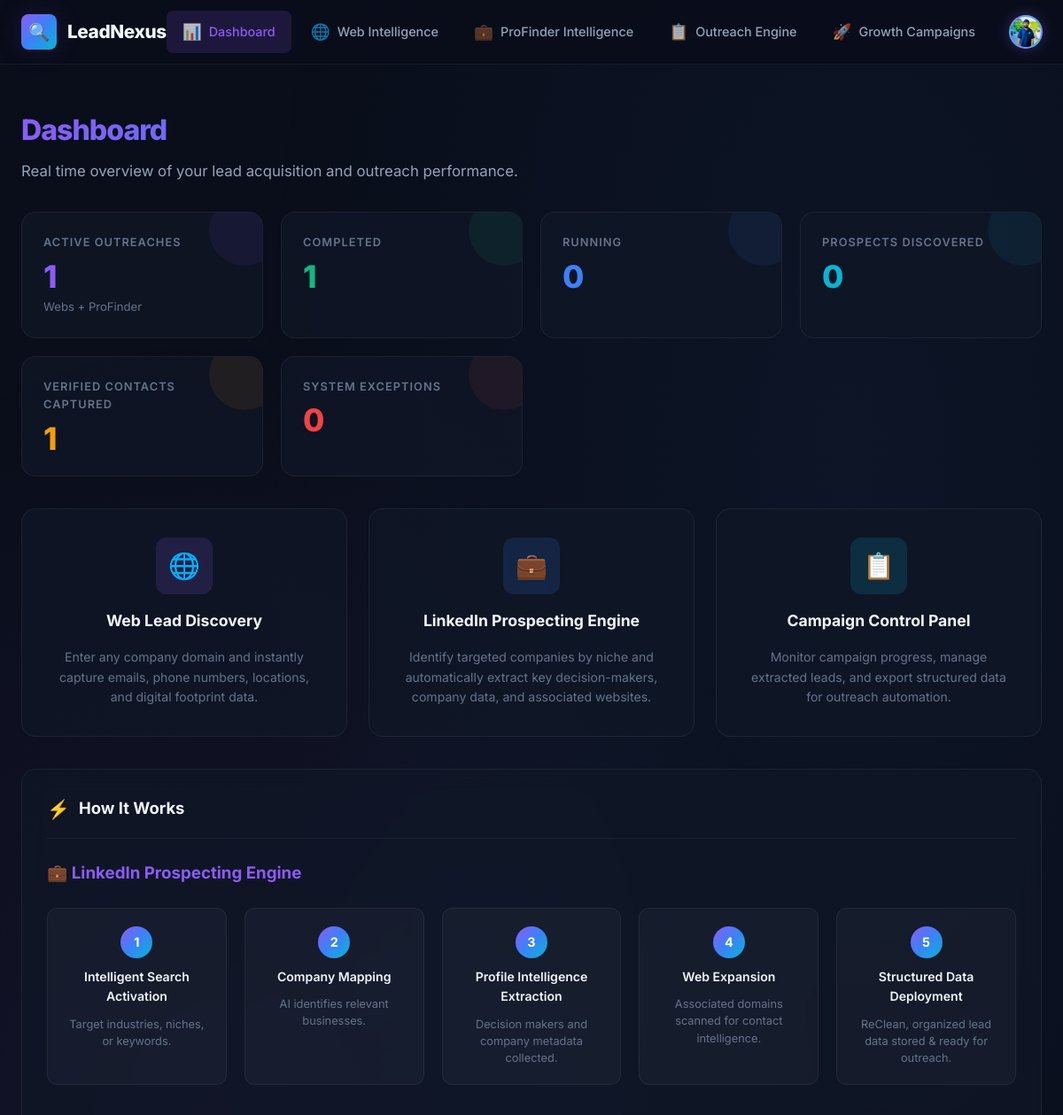
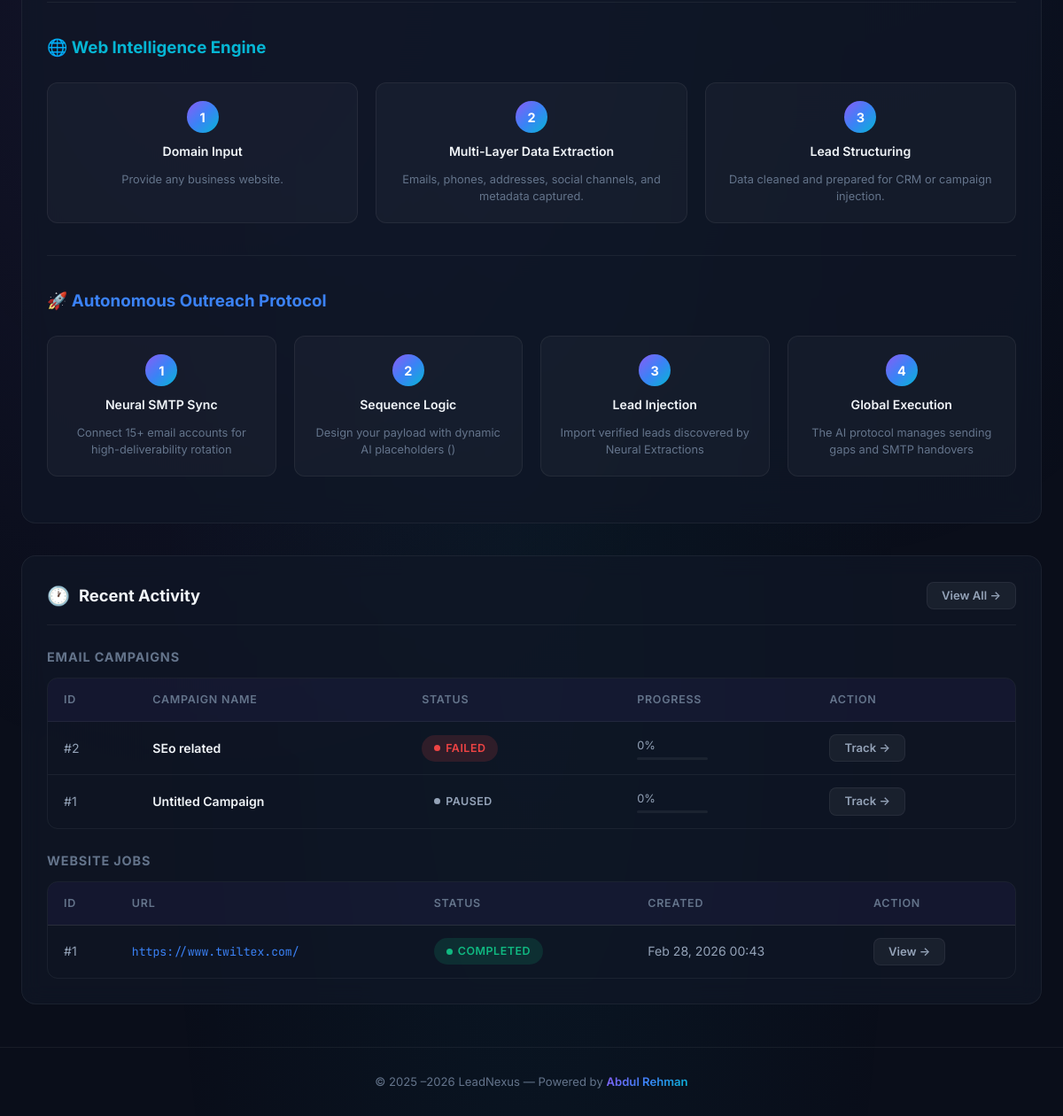
Before: / (signed in) with the older database file (2 pictures, top to bottom).
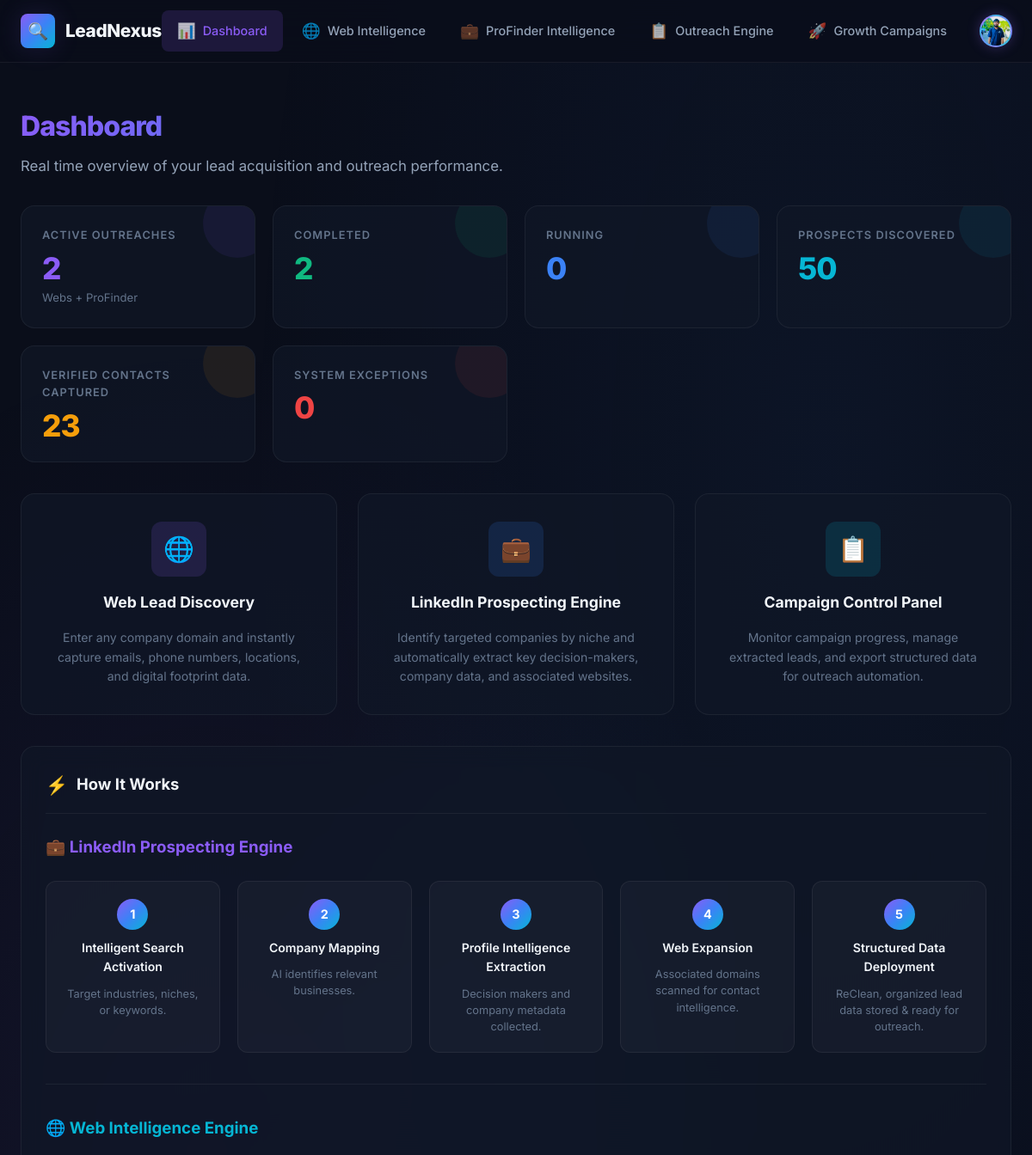
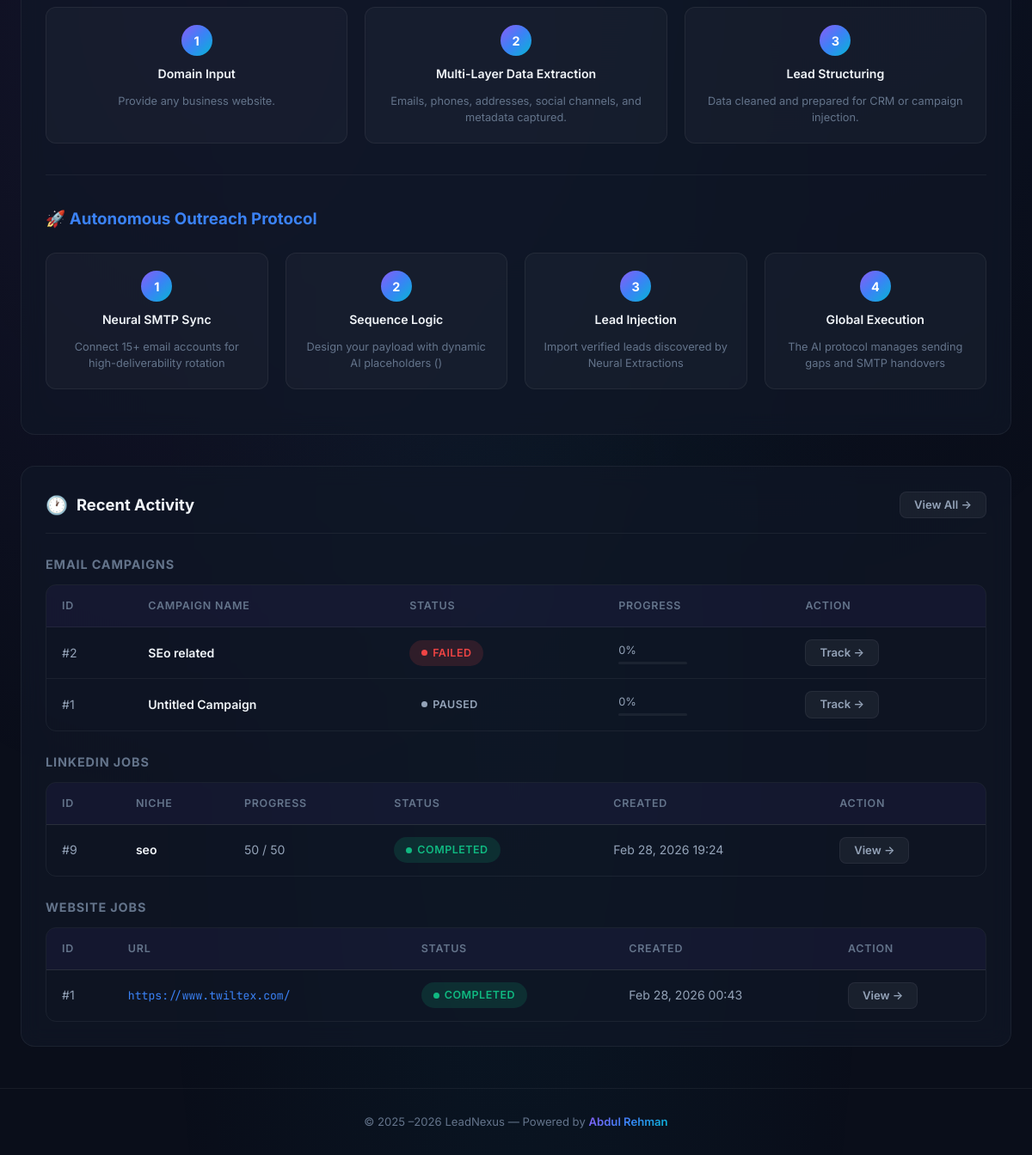
After: the same page with the newer database file (2 pictures, top to bottom).
### mail/models.py (models this page shows, shortened)
class EmailCampaign(models.Model):
    STATUS_CHOICES = [
        ('pending', 'Pending'),
        ('running', 'Running'),
        ('paused', 'Paused'),
        ('completed', 'Completed'),
        ('failed', 'Failed'),
    ]
    name = models.CharField(max_length=255, default="Untitled Campaign", help_text="A friendly name for your campaign")
    subject = models.CharField(max_length=255)
    body = models.TextField(help_text="Use {{ name }} for placeholders")
    gap_minutes = models.IntegerField(default=1, help_text="Wait time between each email")
    status = models.CharField(max_length=20, choices=STATUS_CHOICES, default='pending')
    created_at = models.DateTimeField(auto_now_add=True)
    updated_at = models.DateTimeField(auto_now=True)
    total_recipients = models.IntegerField(default=0)
    sent_count = models.IntegerField(default=0)
    failed_count = models.IntegerField(default=0)
    @property
    def progress_percentage(self):
        if self.total_recipients == 0:
            return 0
        return int(((self.sent_count + self.failed_count) / self.total_recipients) * 100)

### core/models.py (models this page shows, shortened)
class ScrapeJob(models.Model):
    STATUS_CHOICES = [
        ('pending',   'Pending'),
        ('running',   'Running'),
        ('completed', 'Completed'),
        ('failed',    'Failed'),
        ('cancelled', 'Cancelled'),
    ]
    url               = models.URLField(max_length=2000, help_text="Target website URL")
    scrape_contact    = models.BooleanField(default=True, help_text="Also scrape contact/about pages")
    max_contact_pages = models.PositiveSmallIntegerField(default=3)
    status        = models.CharField(max_length=20, choices=STATUS_CHOICES, default='pending', db_index=True)
    error_message = models.TextField(blank=True, default='')
    created_at   = models.DateTimeField(auto_now_add=True)
    started_at   = models.DateTimeField(null=True, blank=True)
    completed_at = models.DateTimeField(null=True, blank=True)
    class Meta:
        ordering = ['-created_at']
        verbose_name = 'Website Scrape Job'

class LinkedInScrapeJob(models.Model):
    STATUS_CHOICES = [
        ('pending',   'Pending'),
        ('running',   'Running'),
        ('completed', 'Completed'),
        ('failed',    'Failed'),
        ('cancelled', 'Cancelled'),
    ]
    niche           = models.CharField(max_length=500, help_text="Search niche / keywords")
    max_profiles    = models.PositiveIntegerField(default=50, help_text="Max profiles to scrape")
    scrape_websites = models.BooleanField(default=True, help_text="Also visit & scrape company websites")
    headless        = models.BooleanField(default=False, help_text="Run Chrome in headless mode")
    account = models.ForeignKey(
        LinkedInAccount,
        on_delete=models.SET_NULL,
        null=True,
        blank=True,
        related_name='jobs',
        help_text="Stored LinkedIn account to use for this job"
    )
    linkedin_email    = models.CharField(max_length=255, blank=True, default='', help_text="Manual email (overridden if account selected)")
    linkedin_password = models.CharField(max_length=255, blank=True, default='', help_text="Manual password (overridden if account selected)")
    status        = models.CharField(max_length=20, choices=STATUS_CHOICES, default='pending', db_index=True)
    error_message = models.TextField(blank=True, default='')
    progress      = models.PositiveIntegerField(default=0, help_text="Profiles scraped so far")
    created_at   = models.DateTimeField(auto_now_add=True)
    started_at   = models.DateTimeField(null=True, blank=True)
    completed_at = models.DateTimeField(null=True, blank=True)
    class Meta:
        ordering = ['-created_at']
        verbose_name = 'LinkedIn Scrape Job'

### core/template_views.py (the view)
# urls.py: path('',                       template_views.dashboard,           name='dashboard'),
@login_required
def dashboard(request):
    website_jobs  = ScrapeJob.objects.all()
    linkedin_jobs = LinkedInScrapeJob.objects.all()
    total_jobs = website_jobs.count() + linkedin_jobs.count()
    completed_jobs = (
        website_jobs.filter(status='completed').count()
        + linkedin_jobs.filter(status='completed').count()
    )
    running_jobs = (
        website_jobs.filter(status='running').count()
        + linkedin_jobs.filter(status='running').count()
    )
    failed_jobs = (
        website_jobs.filter(status='failed').count()
        + linkedin_jobs.filter(status='failed').count()
    )
    total_profiles = ScrapedLinkedInProfile.objects.count()
    emails_found = (
        ScrapedWebsite.objects.exclude(email__isnull=True).exclude(email='').count()
        + ScrapedLinkedInProfile.objects.exclude(website_email__isnull=True).exclude(website_email='').count()
    )
    return render(request, 'dashboard.html', {
        'active_page':     'dashboard',
        'total_jobs':      total_jobs,
        'completed_jobs':  completed_jobs,
        'running_jobs':    running_jobs,
        'failed_jobs':     failed_jobs,
        'total_profiles':  total_profiles,
        'emails_found':    emails_found,
        'recent_website_jobs':  website_jobs.order_by('-created_at')[:5],
        'recent_linkedin_jobs': linkedin_jobs.order_by('-created_at')[:5],
        'recent_campaigns': EmailCampaign.objects.all().order_by('-created_at')[:5],
    })

### templates/dashboard.html (shortened to what the changed rows need)
{% extends "base.html" %}
{% block content %}
<div class="page-header">
    <h1 class="page-title">Dashboard</h1>
</div>
<div class="stats-grid">
    <div class="stat-card purple">
        <div class="stat-label">Active outreaches</div>
        <div class="stat-value">{{ total_jobs }}</div>
        <div class="stat-sub">Webs + ProFinder</div>
    </div>
    <div class="stat-card green">
        <div class="stat-label">Completed</div>
        <div class="stat-value">{{ completed_jobs }}</div>
    </div>
    <div class="stat-card cyan">
        <div class="stat-label">Prospects Discovered</div>
        <div class="stat-value">{{ total_profiles }}</div>
    </div>
    <div class="stat-card amber">
        <div class="stat-label">Verified Contacts Captured</div>
        <div class="stat-value">{{ emails_found }}</div>
    </div>
</div>
<div class="card">
    <div class="card-header">
        <h2 class="card-title"><span class="card-icon">⚡</span> How It Works</h2>
    </div>
</div>
{% if recent_website_jobs or recent_linkedin_jobs %}
<div style="margin-top: 36px;">
    <div class="card">
        <div class="card-header">
            <h2 class="card-title"><span class="card-icon">🕐</span> Recent Activity</h2>
            <a href="/jobs/" class="btn btn-secondary btn-sm">View All →</a>
        </div>
        {% if recent_campaigns %}
        <h3 style="margin-bottom: 12px; font-size: 0.9rem; color: var(--text-muted); text-transform: uppercase; letter-spacing: 0.06em;">Email Campaigns</h3>
        <div class="table-wrapper" style="margin-bottom: 24px;">
            <table class="data-table">
                <thead>
                    <tr>
                        <th>ID</th>
                        <th>Campaign Name</th>
                        <th>Status</th>
                        <th>Progress</th>
                        <th>Action</th>
                    </tr>
                </thead>
                <tbody>
                    {% for campaign in recent_campaigns %}
                    <tr>
                        <td>#{{ campaign.id }}</td>
                        <td class="cell-name">{{ campaign.name }}</td>
                        <td><span class="badge badge-{{ campaign.status }}"><span class="badge-dot"></span> {{ campaign.status|upper }}</span></td>
                        <td>
                            <div style="font-size: 0.8rem; margin-bottom: 2px;">{{ campaign.progress_percentage }}%</div>
                            <div style="width: 80px; height: 3px; background: var(--border); border-radius: 2px;">
                            </div>
                        </td>
                        <td><a href="/mail/campaign/{{ campaign.id }}/" class="btn btn-secondary btn-sm">Track →</a></td>
                    </tr>
                    {% endfor %}
                </tbody>
            </table>
        </div>
        {% endif %}
        {% if recent_linkedin_jobs %}
        <h3 style="margin-bottom: 12px; font-size: 0.9rem; color: var(--text-muted); text-transform: uppercase; letter-spacing: 0.06em;">LinkedIn Jobs</h3>
        <div class="table-wrapper" style="margin-bottom: 24px;">
            <table class="data-table">
                <thead>
                    <tr>
                        <th>ID</th>
                        <th>Niche</th>
                        <th>Progress</th>
                        <th>Status</th>
                        <th>Created</th>
                        <th>Action</th>
                    </tr>
                </thead>
                <tbody>
                    {% for job in recent_linkedin_jobs %}
                    <tr>
                        <td>#{{ job.id }}</td>
                        <td class="cell-name">{{ job.niche }}</td>
                        <td>{{ job.progress }} / {{ job.max_profiles }}</td>
                        <td><span class="badge badge-{{ job.status }}"><span class="badge-dot"></span> {{ job.status }}</span></td>
                        <td>{{ job.created_at|date:"M d, Y H:i" }}</td>
                        <td><a href="/linkedin-job/{{ job.id }}/" class="btn btn-secondary btn-sm">View →</a></td>
                    </tr>
                    {% endfor %}
                </tbody>
            </table>
        </div>
        {% endif %}
        {% if recent_website_jobs %}
        <h3 style="margin-bottom: 12px; font-size: 0.9rem; color: var(--text-muted); text-transform: uppercase; letter-spacing: 0.06em;">Website Jobs</h3>
        <div class="table-wrapper">
            <table class="data-table">
                <thead>
                    <tr>
                        <th>ID</th>
                        <th>URL</th>
                        <th>Status</th>
                        <th>Created</th>
                        <th>Action</th>
                    </tr>
                </thead>
                <tbody>
                    {% for job in recent_website_jobs %}
                    <tr>
                        <td>#{{ job.id }}</td>
                        <td class="cell-url">{{ job.url|truncatechars:60 }}</td>
                        <td><span class="badge badge-{{ job.status }}"><span class="badge-dot"></span> {{ job.status }}</span></td>
                        <td>{{ job.created_at|date:"M d, Y H:i" }}</td>
                        <td><a href="/website-job/{{ job.id }}/" class="btn btn-secondary btn-sm">View →</a></td>
                    </tr>
                    {% endfor %}
                </tbody>
            </table>
        </div>
        {% endif %}
    </div>
</div>
{% endif %}
{% endblock %}

Changed rows visible on the page:
added LinkedInScrapeJob: id "9", niche "seo", progress "50", max_profiles "50", status "COMPLETED", created_at "Feb 28, 2026 19:24"
Other visible differences:
{{ total_jobs }}: "1" → "2"
{{ completed_jobs }}: "1" → "2"
{{ total_profiles }}: "0" → "50"
{{ emails_found }}: "1" → "23"
text now shown: "LINKEDIN JOBS ID NICHE PROGRESS STATUS CREATED ACTION"
